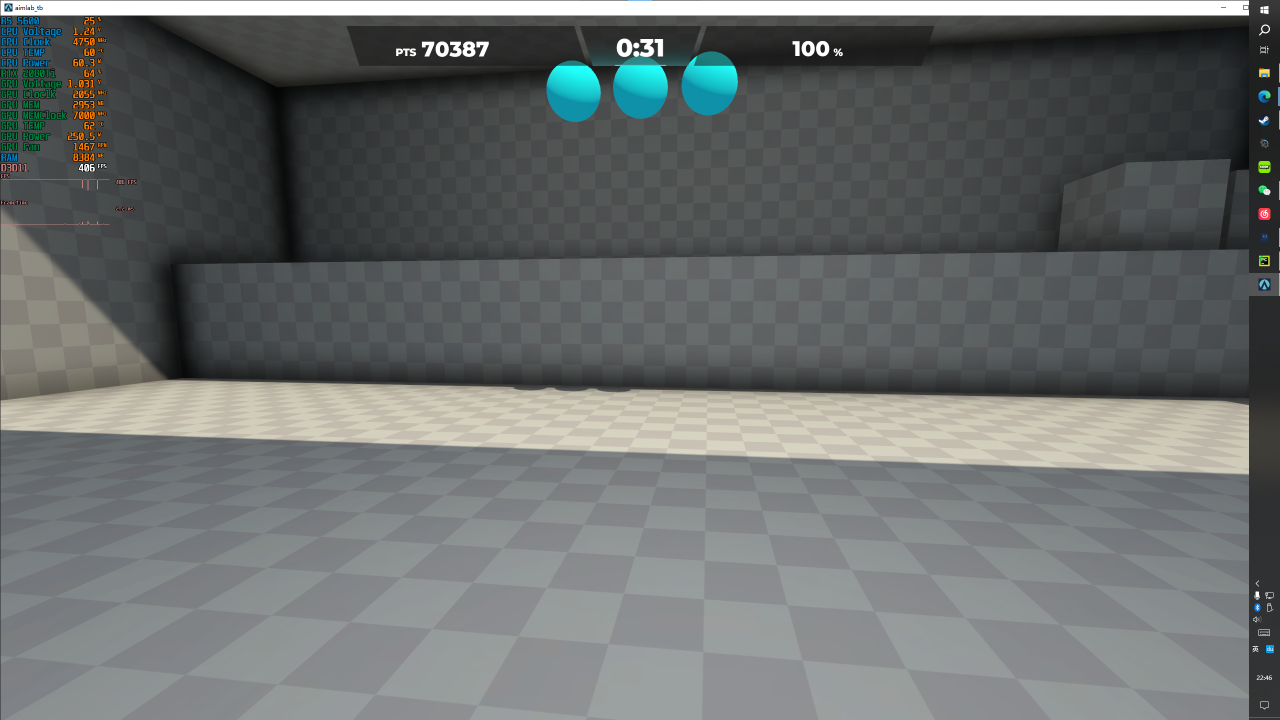
#> input picture hard2.png, 2560 x 1440 px (shown at 1/2 size)
$ python '标记test.py'
#> lines starting #> are read from the running program, lines starting #| are printed output that depends on the picture; after the words box and inside, x2 and y2 are one past the last pixel; in counts of white or black regions, pixels touching at a corner belong together
#> further down, img is the input picture: shape (1440, 2560, 3); mean B, G, R 108.8, 109.6, 105.9
import cv2
import numpy as np

CUT_SIZE = 700

def show(img):
    cv2.imshow('name', img)
    cv2.waitKey(0)
    cv2.destroyAllWindows()

def pre(img):
    h, w = img.shape[:2]
#> h = 1440; w = 2560
    # 裁剪
    img = img[int(h/2-CUT_SIZE):int(h/2+CUT_SIZE),int(w/2-CUT_SIZE):int(w/2+CUT_SIZE)]
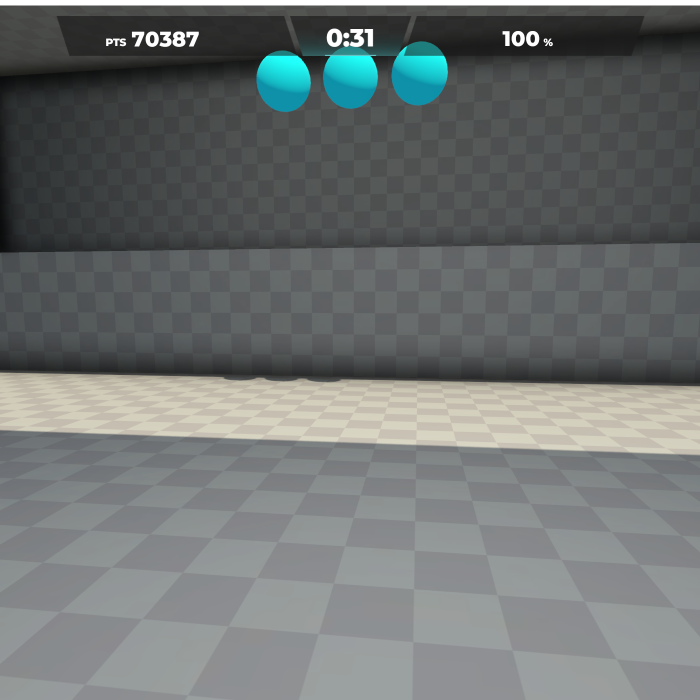
#> img: shape (1400, 1400, 3) (shown at 1/2 size); mean of channels 0, 1, 2 113.1, 113.7, 109; drawn as B, G, R
    return img

def checkCircle(img):
    # 降低图像分辨率
    img_small = cv2.resize(img, (0, 0), fx=1 / 4, fy=1 / 4)
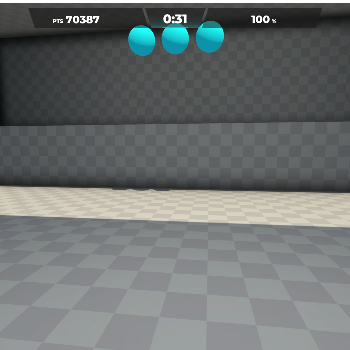
#> img_small: shape (350, 350, 3); mean of channels 0, 1, 2 113.3, 113.9, 109.2; drawn as B, G, R
    print("开始边缘检测")
    edged = cv2.Canny(img_small, 75, 200)
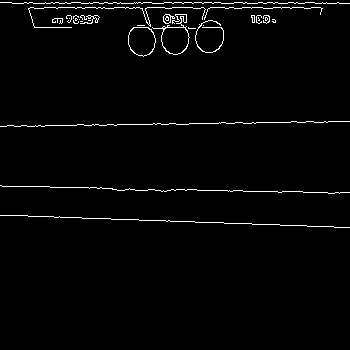
#> edged: shape (350, 350); 2.1% white in thin lines or dots, all inside (x1, y1, x2, y2) = (0, 2, 350, 228)

    print("开始轮廓检测")
    contours = cv2.findContours(edged.copy(), cv2.RETR_EXTERNAL, cv2.CHAIN_APPROX_SIMPLE)
#> contours = 30 contours, 26 with area under 20; largest, box (x1, y1, x2, y2) and area: (152, 14, 190, 55) 636, (128, 27, 156, 57) 635, (163, 14, 175, 24) 62, (80, 15, 100, 24) 34
    cnts = contours[0] if len(contours) == 2 else contours[1]
#> cnts has the same summary as contours

    if len(cnts) == 0:
        print("未找到轮廓")
        return None, None

    print(f"找到 {len(cnts)} 个轮廓")
#| 找到 30 个轮廓
    cv2.drawContours(img_small, cnts, -1, (0, 0, 255), 5)
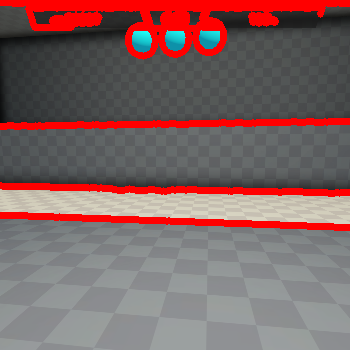
#> img_small: shape (350, 350, 3); 12.32% of pixels changed, all inside (x1, y1, x2, y2) = (0, 0, 350, 231); drawn as B, G, R

    for c in cnts:
        x, y, w, h = cv2.boundingRect(c)
        area = cv2.contourArea(c)
        print(f"轮廓尺寸：宽度={w}, 高度={h}, 面积={area}")
        if np.abs(w - h) < 10 and area > 120:
            print("找到一个圆形轮廓")
            return img_small, (int(x + w / 2), int(y + h / 2))
#> this loop made 5 passes
#> (x, y, w, h, area) on pass 5: (128, 27, 28, 30, 635)
#| 轮廓尺寸：宽度=350, 高度=13, 面积=0.0
#| 轮廓尺寸：宽度=350, 高度=9, 面积=1.0
#| 轮廓尺寸：宽度=350, 高度=6, 面积=0.0
#| 轮廓尺寸：宽度=8, 高度=2, 面积=0.5
#| 轮廓尺寸：宽度=28, 高度=30, 面积=635.0
#| 找到一个圆形轮廓
#> `img, circle_center = checkCircle(img)`: circle_center = (142, 42)

    print("没有找到符合条件的圆形轮廓")
    return img_small, None

def drawCircle(img, x, y):
#> called with x = 142, y = 42
    cv2.circle(img, (x, y), 10, (0, 255, 0), 10)
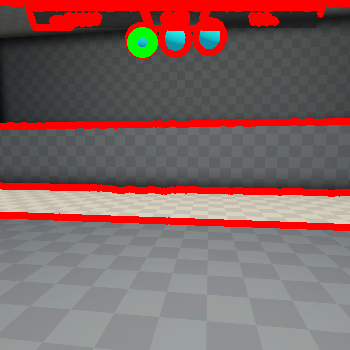
#> img: shape (350, 350, 3); 0.56% of pixels changed, all inside (x1, y1, x2, y2) = (127, 27, 158, 58); drawn as B, G, R
    show(img)


if __name__ == '__main__':
    img = cv2.imread('hard2.png')
    if img is None:
        print("图像文件无法读取")
    else:
        img = pre(img)
        img, circle_center = checkCircle(img)
        if circle_center:
            drawCircle(img, *circle_center)  # 显示图像并画出圆心
        else:
            show(img)  # 如果没有找到圆形，仍然显示图像
